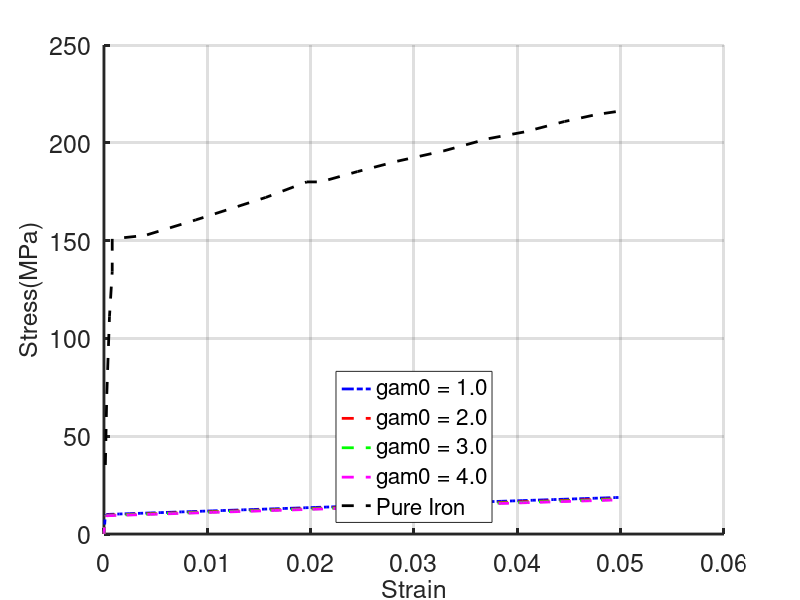

The MATLAB script that drew this image: (Note: this script raises an error after producing the figure.)
clear all;
close all;
clc

% Load multiple datasets
SSCPFE1 = load("./Sim1.dat");
SSCPFE2 = load("./Sim2.dat");
SSCPFE3 = load("./Sim3.dat");
SSCPFE4 = load("./Sim4.dat");
SSCPFE5 = load("./Sim5.dat");
% Add more datasets as needed
% SSCPFE3 = load("./Sim3.dat");

%% Plot the overall stress-strain curves for all datasets
figure(1)
hold on  % Keep adding plots to the same figure
plot(SSCPFE1(:,1), SSCPFE1(:,2), 'b-.', 'linewidth', 2 )  % Plot first dataset
plot(SSCPFE2(:,1), SSCPFE2(:,2), 'r--', 'linewidth', 2 )  % Plot second dataset
plot(SSCPFE3(:,1), SSCPFE3(:,2), 'g--', 'linewidth', 2 ) 
plot(SSCPFE4(:,1), SSCPFE4(:,2), 'm--', 'linewidth', 2 ) 
plot(SSCPFE5(:,1), SSCPFE5(:,2), 'k--', 'linewidth', 2 )
% Add more plots for additional datasets
% plot(SSCPFE3(:,1), SSCPFE3(:,2), 'g-', 'linewidth', 2 )

grid on;
legend({'gam0 = 1.0', 'gam0 = 2.0', 'gam0 = 3.0', 'gam0 = 4.0', 'Pure Iron'}, 'Location', 'south')  % Update legend for all datasets
set(gca, 'fontsize', 18, 'linewidth', 2)
xlabel('Strain', 'fontsize', 18)
ylabel('Stress(MPa)', 'fontsize', 18)

% Save the figure
hgexport(gcf, 'Fig_OverallResponse.jpg', hgexport('factorystyle'), 'Format', 'pdf');